Frame 1 (no input): blank canvas, image omitted
Frame 60 (no input): blank canvas, image omitted
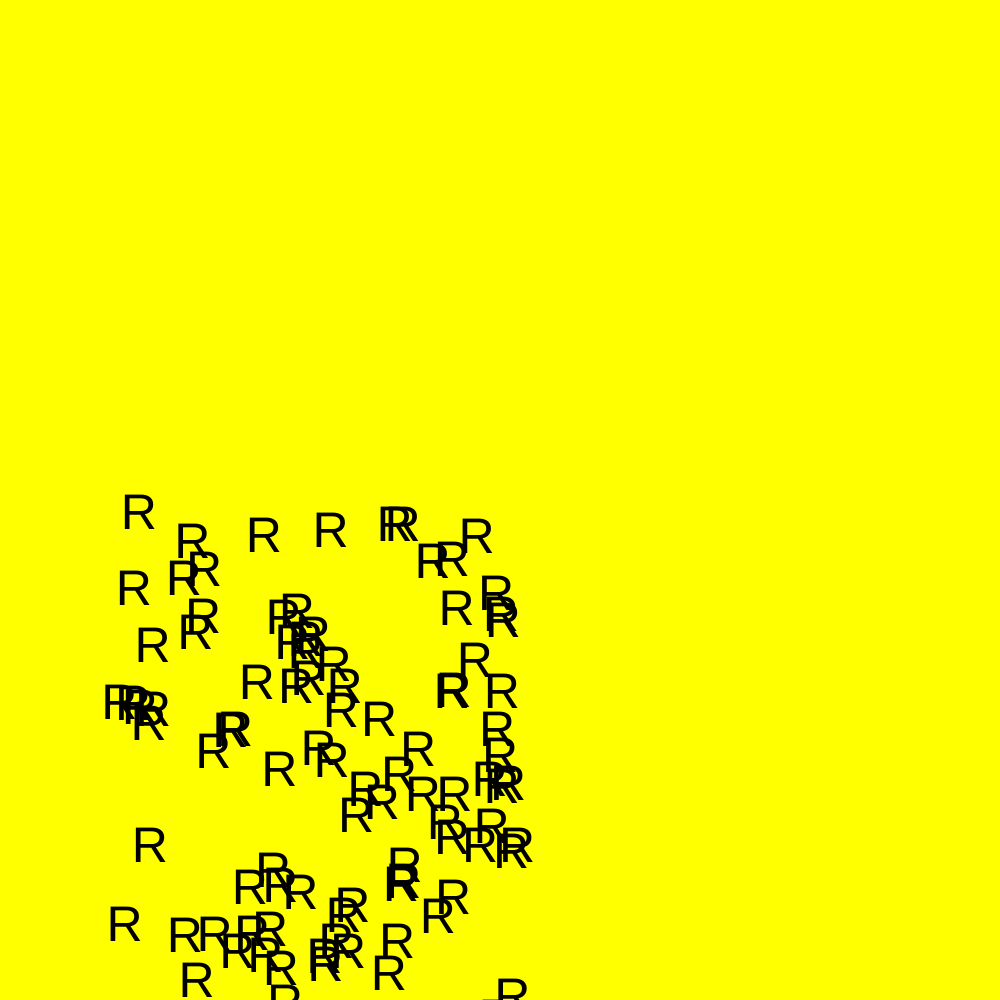
Frame 120 (the mouse pressed at the canvas centre since frame 60)

The p5.js sketch whose frames 1 and 60 were blank and that drew this single picture after the mouse press (run headless with seeded random() and noise() and a simulated clock; from frame 60 on, the mouse is pressed at the canvas centre):

// p5.js sketch
// ── sketch.js
function setup() {
  createCanvas(1000, 1000);
}

function draw() {
  background(mouseX,mouseY,0);
  
  textSize(50);
  text("R", 0, 0);
  
  let distortionAmount = map(mouseX, 4, width, 6, 100);
  for (let i = 2; i < 100; i++) {
    let x = random(mouseX, 1000);
    let y = random(100, mouseY);
    let offsetX = sin(y * 0.5) * distortionAmount;
    let offsetY = cos(x * 0.5) * distortionAmount;
    text("R", y, x + offsetX, y + offsetY);
  }
  
}
